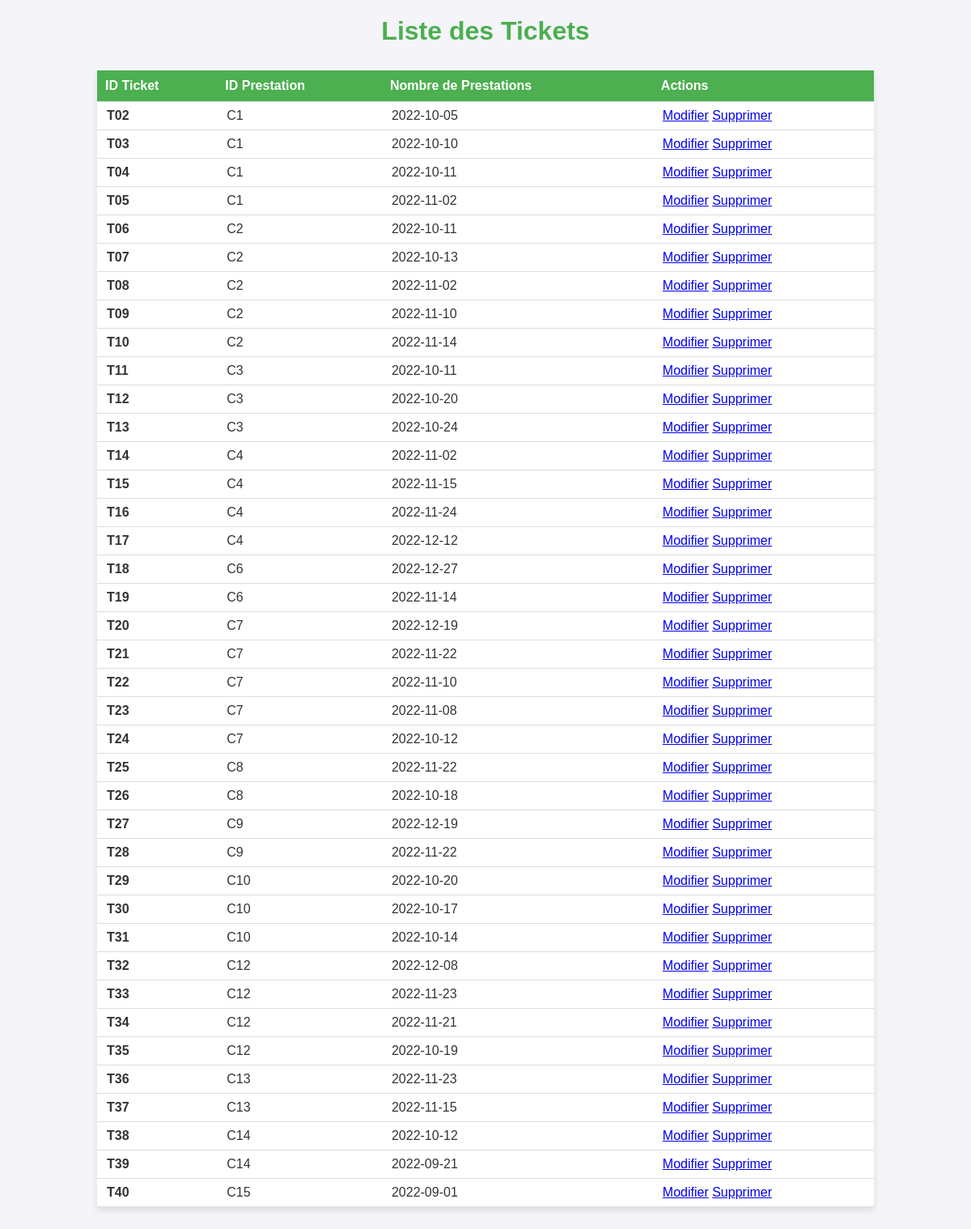
Screenshot of /Back-Office/View/ticketView.php (signed in) with the database file from the repository.
### tables this page shows
CREATE TABLE `ticket` (
  `id_ticket` varchar(4) NOT NULL,
  `id_carte` varchar(4) DEFAULT NULL,
  `date_achat` date DEFAULT NULL
);

### db.php (called while the page is built, shortened)
<?php
class Database {
    public function __construct() {
        $host = 'localhost';
        $dbname = 'restaurant';
        $username = 'root';
        $password = '';
        try {
            $this->pdo = new PDO("mysql:host=$host;dbname=$dbname;charset=utf8", $username, $password);
        } catch (PDOException $e) {
            die("Erreur de connexion : " . $e->getMessage());
        }
    }
}
?>

### Back-Office/Model/ticket.php (called while the page is built, shortened)
<?php
require_once '../../db.php';
class Ticket extends Database {
    public function getTicket() {
        $q = $this->pdo->query("SELECT * FROM ticket");
        return $q->fetchAll(PDO::FETCH_ASSOC);
    }
}
?>

### Back-Office/View/ticketView.php (the view, shortened to what this page needs)
<?php
include '../Model/ticket.php';
$model = new Ticket();
$tickets = $model->getTicket();
?>
<!DOCTYPE html>
<html lang="fr">
<head>
    <link rel="stylesheet" href="../Assets/css/ticket.css">
</head>
<body>
    <h1>Liste des Tickets</h1>
    <table>
        <thead>
            <tr>
                <th>ID Ticket</th>
                <th>ID Prestation</th>
                <th>Nombre de Prestations</th>
                <th>Actions</th>
            </tr>
        </thead>
        <tbody>
            <?php foreach ($tickets as $ticket): ?>
                <tr>
                    <td><?= htmlspecialchars($ticket['id_ticket']) ?></td>
                    <td><?= htmlspecialchars($ticket['id_carte']) ?></td>
                    <td><?= htmlspecialchars($ticket['date_achat']) ?></td>
                    <td>
                    <a href="../Controller/TicketControl.php?action=edit&id=<?= $ticket['id_ticket'] ?>" class="btn-modifier">Modifier</a>
                    <a href="../Controller/TicketControl.php?action=delete&id=<?= $ticket['id_ticket'] ?>" class="btn-supprimer" onclick="return confirm('Êtes-vous sûr de vouloir supprimer ce ticket ?');">Supprimer</a>
                    </td>
                </tr>
            <?php endforeach; ?>
        </tbody>
    </table>
</body>
</html>

### Back-Office/Assets/css/ticket.css (style rules this page uses)
body { font-family: Arial, sans-serif; background-color: #f4f4f9; color: #333; margin: 0; padding: 0; }
h1 { text-align: center; color: #4CAF50; margin-top: 20px; }
table { width: 80%; margin: 30px auto; border-collapse: collapse; box-shadow: 0 4px 8px rgba(0, 0, 0, 0.1); }
th { background-color: #4CAF50; color: white; padding: 10px; text-align: left; }
td { background-color: #ffffff; padding: 8px 12px; text-align: left; border-bottom: 1px solid #ddd; }
td:first-child { font-weight: bold; }
th, td { border-bottom: 1px solid #ddd; }

### rows the page displays
ticket: id_ticket "T02", id_carte "C1", date_achat "2022-10-05"
ticket: id_ticket "T03", id_carte "C1", date_achat "2022-10-10"
ticket: id_ticket "T04", id_carte "C1", date_achat "2022-10-11"
ticket: id_ticket "T05", id_carte "C1", date_achat "2022-11-02"
ticket: id_ticket "T06", id_carte "C2", date_achat "2022-10-11"
ticket: id_ticket "T07", id_carte "C2", date_achat "2022-10-13"
ticket: id_ticket "T08", id_carte "C2", date_achat "2022-11-02"
ticket: id_ticket "T09", id_carte "C2", date_achat "2022-11-10"
ticket: id_ticket "T10", id_carte "C2", date_achat "2022-11-14"
ticket: id_ticket "T11", id_carte "C3", date_achat "2022-10-11"
ticket: id_ticket "T12", id_carte "C3", date_achat "2022-10-20"
ticket: id_ticket "T13", id_carte "C3", date_achat "2022-10-24"
ticket: id_ticket "T14", id_carte "C4", date_achat "2022-11-02"
ticket: id_ticket "T15", id_carte "C4", date_achat "2022-11-15"
ticket: id_ticket "T16", id_carte "C4", date_achat "2022-11-24"
ticket: id_ticket "T17", id_carte "C4", date_achat "2022-12-12"
ticket: id_ticket "T18", id_carte "C6", date_achat "2022-12-27"
ticket: id_ticket "T19", id_carte "C6", date_achat "2022-11-14"
ticket: id_ticket "T20", id_carte "C7", date_achat "2022-12-19"
ticket: id_ticket "T21", id_carte "C7", date_achat "2022-11-22"
ticket: id_ticket "T22", id_carte "C7", date_achat "2022-11-10"
ticket: id_ticket "T23", id_carte "C7", date_achat "2022-11-08"
ticket: id_ticket "T24", id_carte "C7", date_achat "2022-10-12"
ticket: id_ticket "T25", id_carte "C8", date_achat "2022-11-22"
ticket: id_ticket "T26", id_carte "C8", date_achat "2022-10-18"
ticket: id_ticket "T27", id_carte "C9", date_achat "2022-12-19"
ticket: id_ticket "T28", id_carte "C9", date_achat "2022-11-22"
ticket: id_ticket "T29", id_carte "C10", date_achat "2022-10-20"
ticket: id_ticket "T30", id_carte "C10", date_achat "2022-10-17"
ticket: id_ticket "T31", id_carte "C10", date_achat "2022-10-14"
ticket: id_ticket "T32", id_carte "C12", date_achat "2022-12-08"
ticket: id_ticket "T33", id_carte "C12", date_achat "2022-11-23"
ticket: id_ticket "T34", id_carte "C12", date_achat "2022-11-21"
ticket: id_ticket "T35", id_carte "C12", date_achat "2022-10-19"
ticket: id_ticket "T36", id_carte "C13", date_achat "2022-11-23"
ticket: id_ticket "T37", id_carte "C13", date_achat "2022-11-15"
ticket: id_ticket "T38", id_carte "C14", date_achat "2022-10-12"
ticket: id_ticket "T39", id_carte "C14", date_achat "2022-09-21"
ticket: id_ticket "T40", id_carte "C15", date_achat "2022-09-01"
